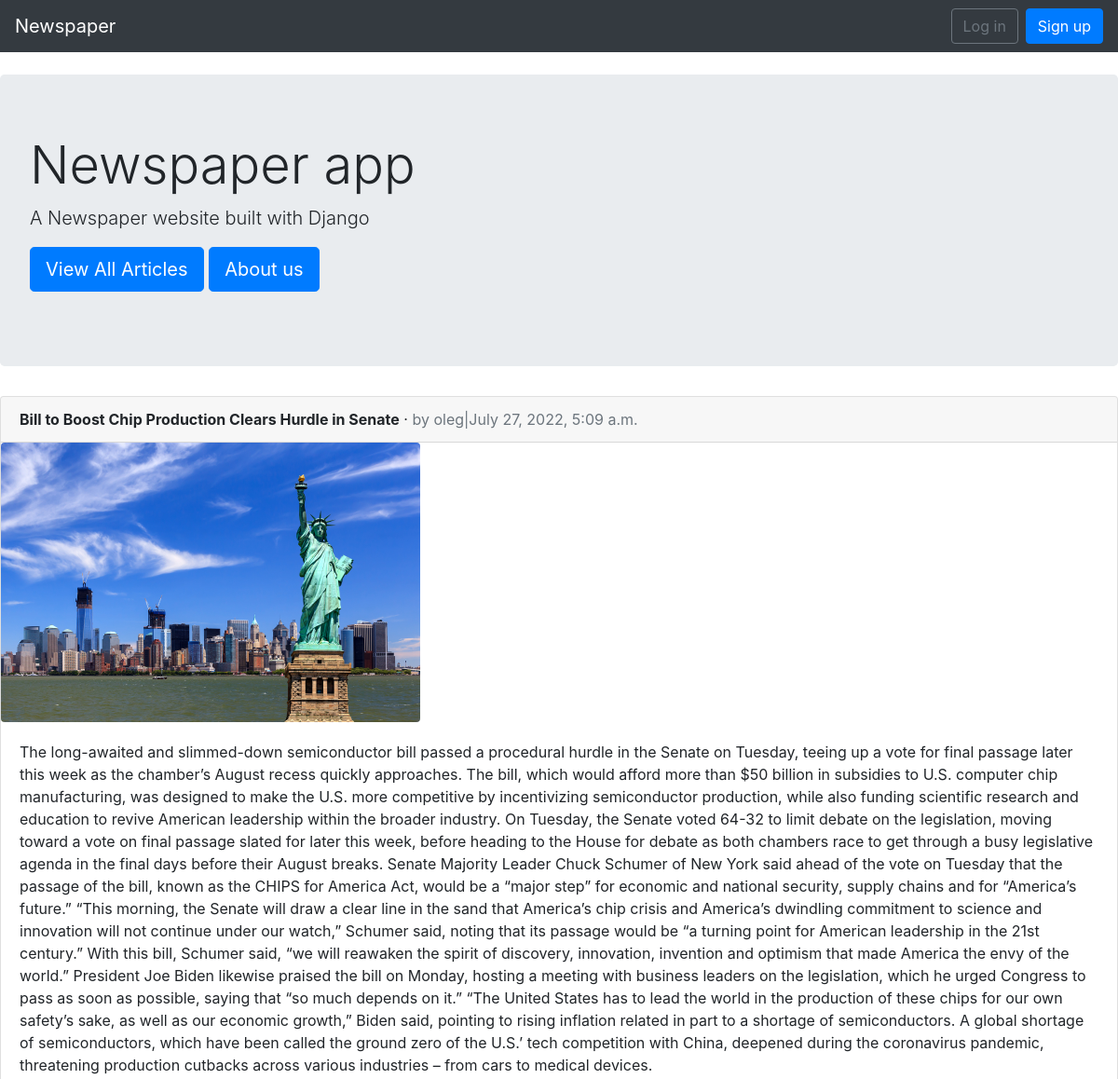
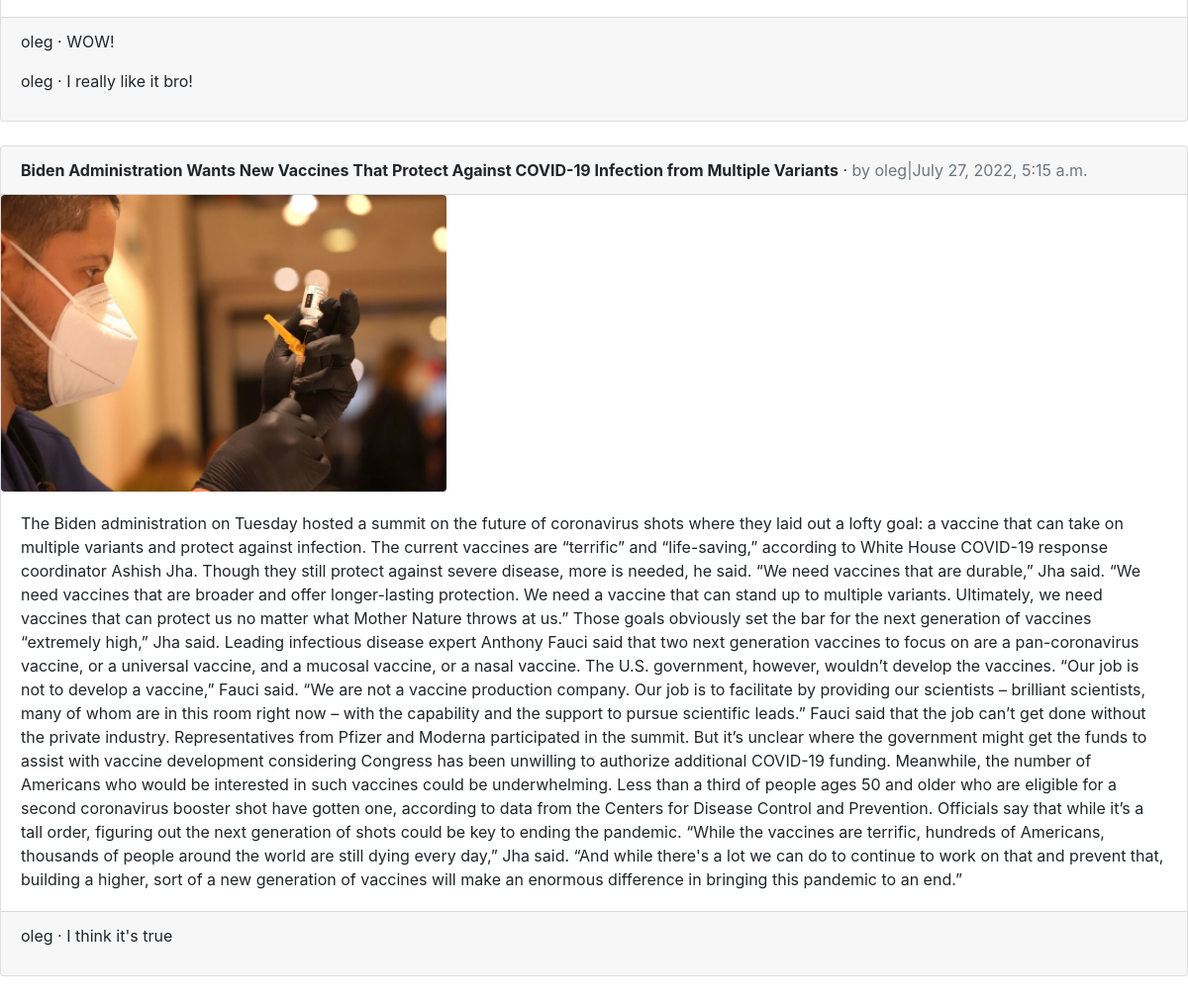
The page / on the database its author committed (2 pictures, top to bottom).
### articles/models.py (models this page shows, shortened)
class Article(models.Model):
    title = models.CharField(max_length=255)
    body = models.TextField()
    date = models.DateTimeField(auto_now_add=True)
    author = models.ForeignKey(settings.AUTH_USER_MODEL,
                               on_delete=models.CASCADE)
    img = models.ImageField(upload_to='images/')

class Comment(models.Model):
    article = models.ForeignKey(Article,
                                on_delete=models.CASCADE,
                                related_name='comments')
    comment = models.CharField(max_length=140)
    author = models.ForeignKey(
        settings.AUTH_USER_MODEL,
        on_delete=models.CASCADE,
    )
    def __str__(self):
        return self.comment

### users/models.py (models this page shows)
class Users(AbstractUser):
    age = models.PositiveIntegerField(default=0)

### pages/views.py (the view)
# urls.py: path('', HomePageView.as_view(), name='home'),
class HomePageView(ListView):
    template_name = 'home.html'
    model = Article
    context_object_name = 'articles'
    def get_queryset(self):
        return Article.objects.all()[:2]

### templates/home.html (shortened to what this page needs)
{% extends 'base.html' %}
{% block content %}
  <div class="jumbotron">
      <h1 class="display-4">Newspaper app</h1>
      <p class="lead">A Newspaper website built with Django</p>
      <p class="lead">
        <a class="btn btn-primary btn-lg" href="{% url 'article_list'%}"
        role="button">View All Articles</a>
          <a class="btn btn-primary btn-lg" href="{% url 'about_us'%}"
        role="button">About us</a>
      </p>
  </div>
{% for article in articles %}
<div class="card">
    <div class="card-header">
        <span class="font-weight-bold">{{ article.title }}</span> &middot;
        <span class="text-muted"> by {{ article.author }}|{{article.date}}</span>
    </div>
    <img class="rounded float-left" src="{{ article.img.url }}" width="450px" height="300px">
    <div class="card-body">
        {{article.body}}
    </div>
    <div class = "card-footer">
        {% for comment in article.comments.all %}
        <p>
            <span class = "font-weight-bod">
                {{comment.author}} &middot
            </span>
            {{comment}}
        </p>
        {% endfor %}
    </div>
</div>
<br>
{% endfor %}
{% endblock %}

### templates/base.html (shortened to what this page needs)
<!DOCTYPE html>
<html lang="en">
<head>
    <link rel="stylesheet" href="https://cdn.jsdelivr.net/npm/bootstrap@4.0.0/dist/css/bootstrap.min.css">
</head>
<body>
    <nav class="navbar navbar-expand-md navbar-dark bg-dark mb-4">
        <a class="navbar-brand" href="{% url 'home' %}">Newspaper</a>
    <div class = "collapse navbar-collapse" id="navbarCollapse">
        {% if user.is_authenticated %}
        <ul class="navbar-nav ml-auto">
            <li class = "nav-item">
                <a href="{% url 'article_create' %}">+ New</a>
            </li>
            <li class = "nav-item">
                <a class = "nav-link dropdown-toggle" href="#" id="userMenu"
                data-toggle="dropdown" aria-haspopup="true" aria-expanded="false">
                    {{ user.username }}
                </a>
            <div class = "dropdown-menu dropdown-menu-right" aria-labelledby="userMenu">
                <a class="dropdown-item" href="{% url 'password_change' %}">
                    Change password
                </a>
                <div class = "dropdown-divider"></div>
                <a class = "dropdown-item" href="{% url 'logout' %}">Log out</a>
            </div>
            </li>
        </ul>
        {% else %}
        <form class="form-inline ml-auto">
            <a href="{% url 'login' %}" class="btn btn-outline-secondary">Log in</a>
            <a href="{% url 'signup' %}" class="btn btn-primary ml-2" >Sign up</a>
        </form>
        {% endif %}
    </div>
    </nav>
    <main>
        {% block content %}
        {%  endblock %}
    </main>
</body>
</html>

### rows shown on the page
Article: title "Bill to Boost Chip Production Clears Hurdle in Senate", author "oleg", date "July 27, 2022, 5:09 a.m.", img (picture), body "The long-awaited and slimmed-down semiconductor bill passed a procedural hurdle in the Senate on Tuesday, teeing up a vote for final passage later this week as the chamber’s August recess quickly approaches. The bill, which would afford more than $50 billion in subsidies to U.S. computer chip manufacturing, was designed to make the U.S. more competitive by incentivizing semiconductor production, while also funding scientific research and education to revive American leadership within the broader industry. On Tuesday, the Senate voted 64-32 to limit debate on the legislation, moving toward a vote on final passage slated for later this week, before heading to the House for debate as both…"
Comment: author "oleg", comment "WOW!"
Comment: author "oleg", comment "I really like it bro!"
Article: title "Biden Administration Wants New Vaccines That Protect Against COVID-19 Infection from Multiple Variants", author "oleg", date "July 27, 2022, 5:15 a.m.", img (picture), body "The Biden administration on Tuesday hosted a summit on the future of coronavirus shots where they laid out a lofty goal: a vaccine that can take on multiple variants and protect against infection. The current vaccines are “terrific” and “life-saving,” according to White House COVID-19 response coordinator Ashish Jha. Though they still protect against severe disease, more is needed, he said. “We need vaccines that are durable,” Jha said. “We need vaccines that are broader and offer longer-lasting protection. We need a vaccine that can stand up to multiple variants. Ultimately, we need vaccines that can protect us no matter what Mother Nature throws at us.” Those goals obviously set the bar…"
Comment: author "oleg", comment "I think it's true"
